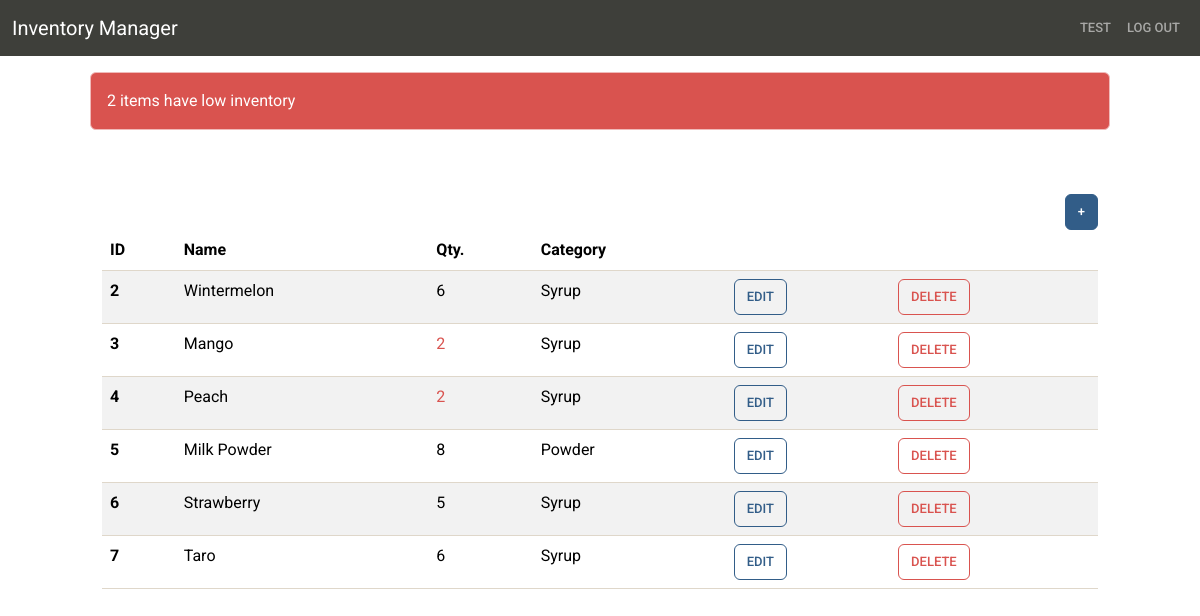
/dashboard/ (signed in), run on the app's committed database.
### inventory/models.py (models this page shows, shortened)
class InventoryItem(models.Model):
    name = models.CharField(max_length = 200)
    quantity = models.IntegerField()
    category = models.ForeignKey('Category', on_delete = models.SET_NULL, blank = True, null = True)
    date_created = models.DateTimeField(auto_now_add = True)
    user = models.ForeignKey(User, on_delete = models.CASCADE)

class Category(models.Model):
    name = models.CharField(max_length = 200)
    class Meta:
        verbose_name_plural = 'categories'

### inventory/views.py (the view)
# urls.py: path('dashboard/', Dashboard.as_view(), name='dashboard'),
class Dashboard(LoginRequiredMixin, View):
    def get(self, request):
        items = InventoryItem.objects.filter(user = self.request.user.id).order_by('id')   # get user items and order by id
        low_inventory = InventoryItem.objects.filter(
            user = self.request.user.id,
            quantity__lte = LOW_QUANTITY
        )
        if low_inventory.count() > 0:
            if low_inventory.count() > 1:
                messages.error(request, f'{low_inventory.count()} items have low inventory')
            else:
                messages.error(request, f'{low_inventory.count()} item has low inventory')
        low_inventory_ids = InventoryItem.objects.filter(
            user = self.request.user.id,
            quantity__lte = LOW_QUANTITY
        ).values_list('id', flat = True)
        return render(request, 'inventory/dashboard.html', {'items':items, 'low_inventory_ids':low_inventory_ids})

### inventory/templates/inventory/dashboard.html (shortened to what this page needs)
{% extends 'inventory/base.html' %}
{% block content %}
{% if messages %}
    <div class="row mt-3">
        {% for message in messages %}
            {% if message.tags == 'error' %}
                <div class="col-md-10 col-12 mx-auto alert alert-danger">
                    {{ message }}
                </div>
            {% else %}
                <div class="col-md-10 col-12 mx-auto alert alert-success">
                    {{ message }}
                </div>
            {% endif %}
        {% endfor %}
    </div>
{% endif %}
<div class="row">
    <div class="col-md-10 col-12 mx-auto mt-5">
        <div class="d-flex justify-content-end">
            <a href="{% url 'add-item' %}" class="btn btn-primary">+</a>
        </div>
        <table class="table table-hover table-striped">
            <thead>
                <tr>
                    <th scope="col">ID</th>
                    <th scope="col">Name</th>
                    <th scope="col">Qty.</th>
                    <th scope="col">Category</th>
                    <th scope="col"></th>
                    <th scope="col"></th>
                </tr>
            </thead>
            <tbody>
                {% for item in items %}
                <tr>
                    <th scope="row">{{ item.id }}</th>
                    <td>{{ item.name }}</td>
                    {% if item.id in low_inventory_ids %}
                        <td class="text-danger">{{ item.quantity }}</td>
                    {% else %}
                        <td>{{ item.quantity }}</td>
                    {% endif %}
                    <td>{{ item.category.name }}</td>
                    <td><a href="{% url 'edit-item' item.id %}" class="btn btn-outline-primary">Edit</a></td>
                    <td><a href="{% url 'delete-item' item.id %}" class="btn btn-outline-danger">Delete</a></td>
                </tr>
                {% endfor %}
            </tbody>
        </table>
    </div>
</div>
{% endblock content %}

### inventory/templates/inventory/base.html (shortened to what this page needs)
<!DOCTYPE html>
<html lang="en">
<head>
    <link href="https://bootswatch.com/5/sandstone/bootstrap.min.css" rel="stylesheet">
</head>
<body>
    {% include 'inventory/navigation.html' %}
    {% block content %}
    {% endblock content %}
</body>
</html>

### inventory/templates/inventory/navigation.html (shortened to what this page needs)
<nav class="navbar navbar-expand-lg bg-dark" data-bs-theme="dark">
    <div class="container-fluid">
        <a class="navbar-brand" href="{% url 'index' %}">Inventory Manager</a>
        <div class="collapse navbar-collapse justify-content-end" id="navbarNav">
            <ul class="navbar-nav">
                {% if user.is_authenticated %}
                    <li class="nav-item">
                        <a class="nav-link" href="#">{{ user.username }}</a>
                    </li>
                    <li class="nav-item">
                        <form method="post" action="{% url 'logout' %}">
                            <button class="nav-link" type="submit">Log Out</button>
                        </form>
                    </li>
                {% endif %}
            </ul>
        </div>
    </div>
</nav>

### data on the page
InventoryItem: id "2", name "Wintermelon", quantity "6", category.name "Syrup"
InventoryItem: id "3", name "Mango", quantity "2", category.name "Syrup"
InventoryItem: id "4", name "Peach", quantity "2", category.name "Syrup"
InventoryItem: id "5", name "Milk Powder", quantity "8", category.name "Powder"
InventoryItem: id "6", name "Strawberry", quantity "5", category.name "Syrup"
InventoryItem: id "7", name "Taro", quantity "6", category.name "Syrup"

### other printed values
{{ user.username }} "TEST"
{{ message }} "2 items have low inventory"
